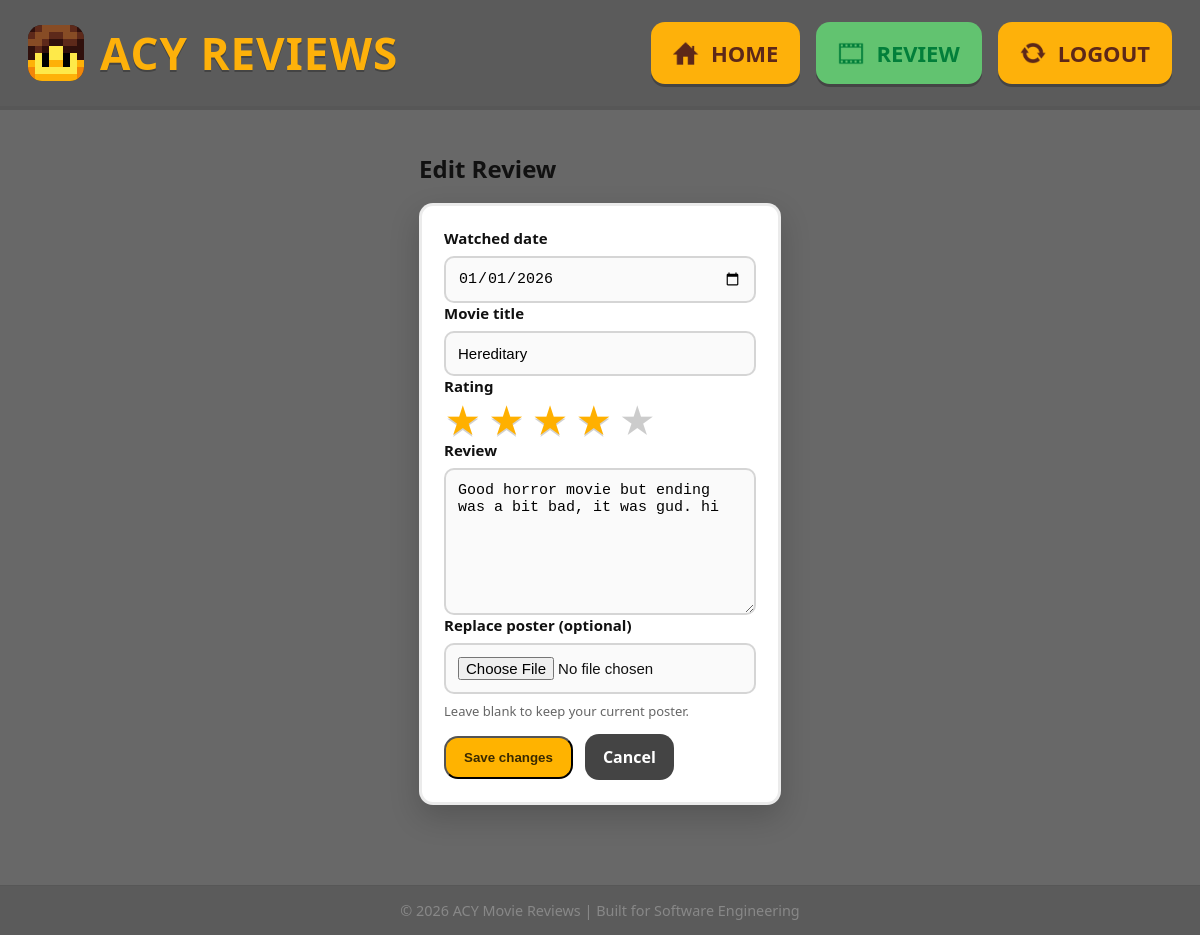
/review/38/edit (signed in), run on the app's committed database.
### tables this page shows
CREATE TABLE Reviews (
    id INTEGER PRIMARY KEY AUTOINCREMENT,
    user_id INTEGER,
    review_date TEXT NOT NULL,
    rating INTEGER,
    movie_title TEXT NOT NULL,
    review_text TEXT, poster_filename TEXT, poster_url TEXT,
    FOREIGN KEY (user_id) REFERENCES Users(id) );

### main.py (the view, shortened to what this page needs)
@app.route("/review/<int:review_id>/edit", methods=["GET", "POST"])
def edit_review(review_id):
    if not session.get("id"):
        return redirect("/login")
    conn = db.GetDB()
    review = conn.execute("""
        SELECT * FROM Reviews
        WHERE id = ? AND user_id = ?
    """, (review_id, session["id"])).fetchone()
    if review is None:
        conn.close()
        abort(403)
    conn.close()
    return render_template("edit.html", review=review)

### db.py (called while the page is built)
def GetDB():
    db = sqlite3.connect(".database/gtg.db")
    db.row_factory = sqlite3.Row
    return db

### templates/edit.html (shortened to what this page needs)
{% extends "base.html" %}
{% block content %}
<div class="page">
  <h2 class="page-title">Edit Review</h2>
  <form method="post" enctype="multipart/form-data" class="form-card">
    <div class="form-grid">
      <div class="field">
        <label for="review_date">Watched date</label>
        <input type="date" name="review_date" id="review_date"
               value="{{ review['review_date'] }}" required>
      </div>
      <div class="field">
        <label for="movie_title">Movie title</label>
        <input type="text" name="movie_title" id="movie_title"
               value="{{ review['movie_title'] }}" required placeholder="e.g. Blade Runner">
      </div>
      <div class="field field-full">
        <label>Rating</label>
        <div class="star-rating">
          <label for="estar5" title="5 stars">★</label>
          <label for="estar4" title="4 stars">★</label>
          <label for="estar3" title="3 stars">★</label>
          <label for="estar2" title="2 stars">★</label>
          <label for="estar1" title="1 star">★</label>
        </div>
      </div>
      <div class="field field-full">
        <label for="review_text">Review</label>
        <textarea name="review_text" id="review_text" rows="7" required>{{ review['review_text'] }}</textarea>
      </div>
      <div class="field field-full">
        <label for="poster">Replace poster (optional)</label>
        <input type="file" name="poster" id="poster" accept="image/*">
        <p class="helptext">Leave blank to keep your current poster.</p>
      </div>
    </div>
    <div class="form-actions">
      <button type="submit" class="primary-btn">Save changes</button>
      <a href="/" class="secondary-btn">Cancel</a>
    </div>
  </form>
</div>
{% endblock %}

### static/css/style.css (style rules this page uses)
* { padding: 0; margin: 0; box-sizing: border-box; }
body { background:#686868; font-family: system-ui, -apple-system, Segoe UI, Roboto, Arial, sans-serif; margin:0; color:#111; }
.page { padding-top: 14px; }
.page-title { margin: 10px 0 18px; font-size: 24px; font-weight: 900; color:#111; }
.form-card { background:#ffffff; border-radius: 14px; border: 3px solid rgba(0,0,0,0.08); box-shadow: 0 12px 30px rgba(0,0,0,0.18); padding: 22px; max-width: 900px; }
.field { display:flex; flex-direction: column; gap: 8px; }
.field-full { grid-column: 1 / -1; }
.field label { font-weight: 900; color:#111; font-size: 15px; }
.field input[type="text"], .field input[type="date"], .field input[type="file"], .field textarea { width:100%; padding: 12px 12px; border-radius: 10px; border: 2px solid rgba(0,0,0,0.15); font-size: 15px; outline:none; background:#fafafa; }
.field textarea { resize: vertical; }
.helptext { margin: 0; font-size: 13px; color:#666; }
.star-rating { display:inline-flex; flex-direction: row-reverse; justify-content:flex-end; gap: 6px; }
.star-rating label { font-size: 36px; cursor:pointer; color: rgba(0,0,0,0.2); line-height: 1; transition: transform 0.06s ease, filter 0.06s ease; }
.star-rating input:checked ~ label, .star-rating label:hover, .star-rating label:hover ~ label { color:#ffb000; filter: drop-shadow(0 2px 0 rgba(0,0,0,0.18)); }
.form-actions { display: flex; gap: 12px; margin-top: 16px; }
html, body { height: 100%; }
body { min-height: 100vh; display: flex; flex-direction: column; }
.form-actions { display: flex; gap: 12px; margin-top: 14px; align-items: center; }
.secondary-btn { display: inline-flex; align-items: center; justify-content: center; padding: 12px 18px; border-radius: 14px; font-weight: 800; text-decoration: none; background: #444; color: #fff; }
.primary-btn { display: inline-flex; align-items: center; justify-content: center; padding: 12px 18px; border-radius: 14px; font-weight: 800; text-decoration: none; background: #ffb300; color: #3b2a00; }

### data on the page
Reviews: review_date "01/01/2026", movie_title "Hereditary", review_text "Good horror movie but ending was a bit bad, it was gud. hi"
